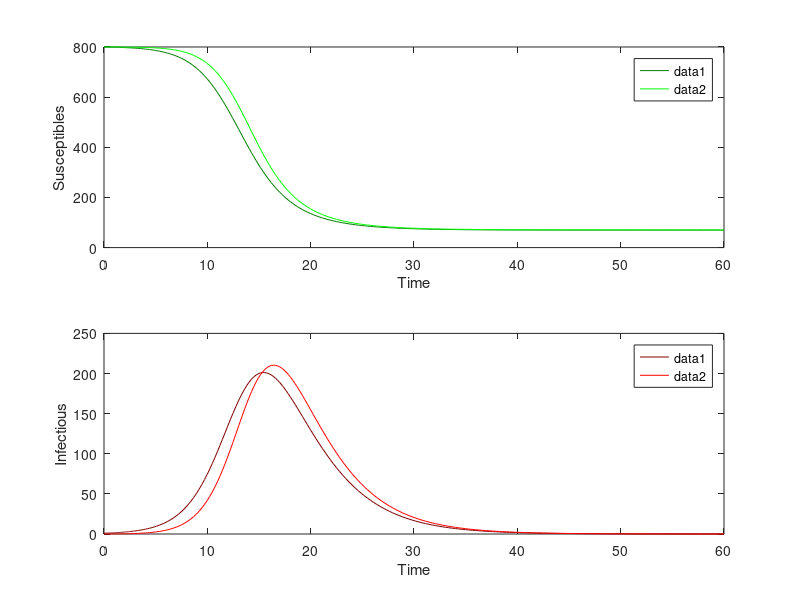

Source code (MATLAB):
function [t,X,Y] = Program_7_2(n,beta,gamma,l,r,N0,X0,Y0,MaxTime)
%
% 
%
% Program_7_2( n,beta, gamma, l, r, N0, X0, Y0, MaxTime)
%      This is the MATLAB version of program 7.2 from page 242 of 
% "Modeling Infectious Disease in humans and animals" 
% by Keeling & Rohani.
% 
% It is the SIR epidemic in a metapopulationFor simplicity births and deaths have been 
% ignored, and we work with numbers of individuals.
% Y[i][j] refers to infected individual who are currently in i but live in j..
%

% Sets up default parameters if necessary.
if nargin == 0
   n=2;
   beta=1.0*ones(n,1);
   gamma=0.3*ones(n,1);
   N0=1000*ones(n,1);
   X0=800*ones(n,1);
   Y0=0.0*ones(n,1); Y0(1)=1;
   MaxTime=60;
   l=0.1*(diag(ones(1,n-1),1)+diag(ones(1,n-1),-1));
   r=2*ones(n,n); r=r-diag(diag(r));
end

% Check all parameters are the right size
beta=CheckSize(beta,n,1,'beta');
gamma=CheckSize(gamma,n,1,'gamma');
l=CheckSize(l,n,n,'m');
r=CheckSize(r,n,n,'m');
N0=CheckSize(N0,n,1,'S0');
X0=CheckSize(X0,n,1,'S0');
Y0=CheckSize(Y0,n,1,'I0');

% Checks all the parameters are valid
CheckGreaterOrEqual(beta,0,'beta');
CheckGreaterOrEqual(gamma,0,'gamma');
CheckGreaterOrEqual(l,0,'m');
CheckGreaterOrEqual(r,0,'m');
CheckGreaterOrEqual(N0,0,'S0');
CheckGreaterOrEqual(X0,0,'S0');
CheckGreaterOrEqual(Y0,0,'I0');

if sum(abs(diag(l)))>0
    warning('Diagonal terms in movement matrix l are non-zero');
end
if sum(abs(diag(r)))>0
    warning('Diagonal terms in return rate matrix r are non-zero');
end
m=find(X0+Y0>N0);
if length(m)>0
    error('Population %g, susceptibles + infecteds are greater than population size',m(1));
end

X=zeros(n,n); Y=zeros(n,n); NN=zeros(n,n);
X=diag(X0); Y=diag(Y0); NN=diag(N0); All=reshape([X Y NN],3*n*n,1);

% The main iteration 
options = odeset('RelTol', 1e-4);
[t, pop]=ode45(@Diff_7_1,[0 MaxTime],All,options,n, beta, gamma, l, r);

X=zeros(length(t),n); Y=X;
for i=1:n
    X(:,i)=sum(pop(:,i:n:(n*n))')';
    Y(:,i)=sum(pop(:,(n*n)+[i:n:(n*n)])')';
end

% plots the graphs with scaled colours
subplot(2,1,1)
h=plot(t,X,'-g');
for i=1:n
    set(h(i),'Color',[0 0.5+0.5*(i-1)/(n-1) 0]);
end
legend(h);
xlabel 'Time';
ylabel 'Susceptibles'

subplot(2,1,2) 
h=plot(t,Y,'-r');
for i=1:n
    set(h(i),'Color',[0.5+0.5*(i-1)/(n-1) 0 0]);
end
legend(h);
xlabel 'Time';
ylabel 'Infectious'



% Calculates the differential rates used in the integration.
function dPop=Diff_7_1(t,pop, n, beta, gamma, l, r)

X=reshape(pop(1:(n*n)),n,n); Y=reshape(pop((n*n)+[1:(n*n)]),n,n); 
NN=reshape(pop(2*(n*n)+[1:(n*n)]),n,n);

dX=zeros(n,n); dY=zeros(n,n); dNN=zeros(n,n);

% Note the different use of .* and *

sumY=sum(Y')'; sumNN=sum(NN')';

% First do the off diagonals.
dX = -X.*((beta.*sumY./sumNN)*ones(1,n)) + l.*(ones(n,1)*diag(X)')   - r.*X;
dY = X.*((beta.*sumY./sumNN)*ones(1,n)) - Y.*(gamma*ones(1,n)) + l.*(ones(n,1)*diag(Y)')   - r.*Y;
dNN =  l.*(ones(n,1)*diag(NN)')   - r.*NN;

% Now do diagonals
DX = -diag(X).*(beta.*sumY./sumNN) - sum(l)'.*diag(X) + sum(r.*X)';
DY = diag(X).*(beta.*sumY./sumNN) - diag(Y).*gamma - sum(l)'.*diag(Y) + sum(r.*Y)';
DNN = - sum(l)'.*diag(NN) + sum(r.*NN)';

dX = dX - diag(diag(dX)) + diag(DX);
dY = dY - diag(diag(dY)) + diag(DY);
dNN = dNN - diag(diag(dNN)) + diag(DNN);

dPop=reshape([dX dY dNN],3*n*n,1);

% Does a simple check on the size and possible transpose
function Parameter=CheckSize(Parameter, L, W, str)

[l w]=size(Parameter);

if(l==W & w==L)
    Parameter=Parameter'; [l w]=size(Parameter);
end

if(l==1 & w==1)
    warning('Parameter %s is a scaler value, expanding to size %d x %d',str,L,W);
    Parameter=Parameter*ones(L,W);
    [l w]=size(Parameter);
end

if(l~=L | w~=W)
    error('Parameter %s is of size %d x %d and not %d x %d',str,l,w,L,W);
end


% Does a simple check on the value
function []=CheckGreaterOrEqual(Parameter, Value, str)

m=find(Parameter<Value);
if length(m)>0
    error('Parameter %s(%g) (=%g) is less than %g',str,m(1),Parameter(m(1)),Value);
end

